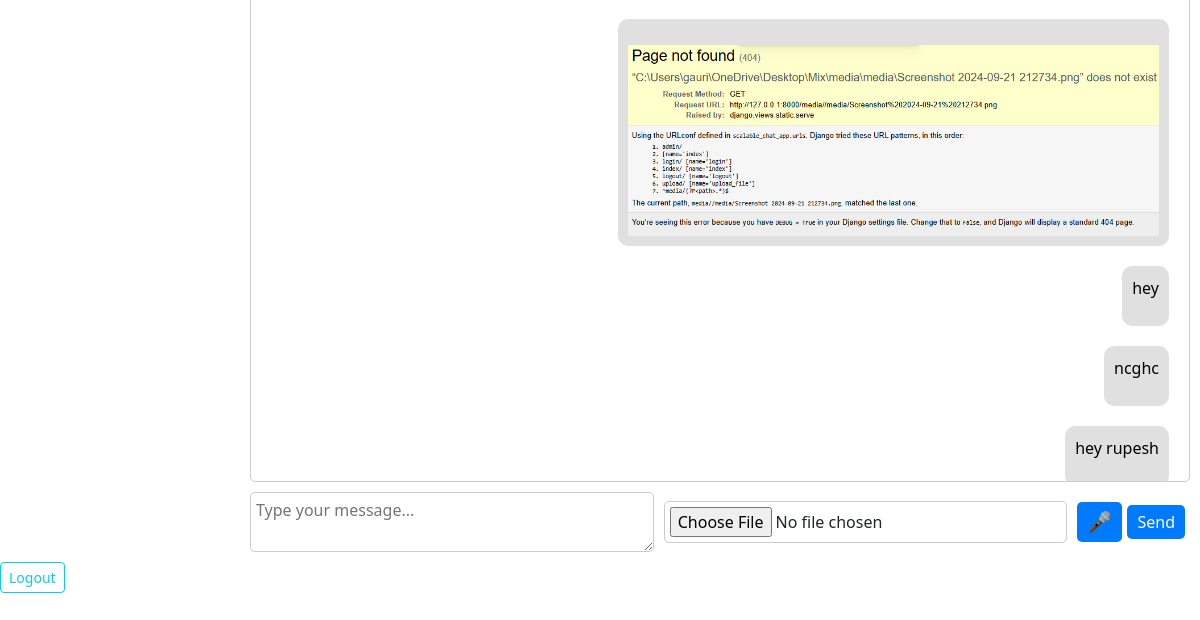
The page /?user=gauri (signed in, lower part) on the database as committed earlier.
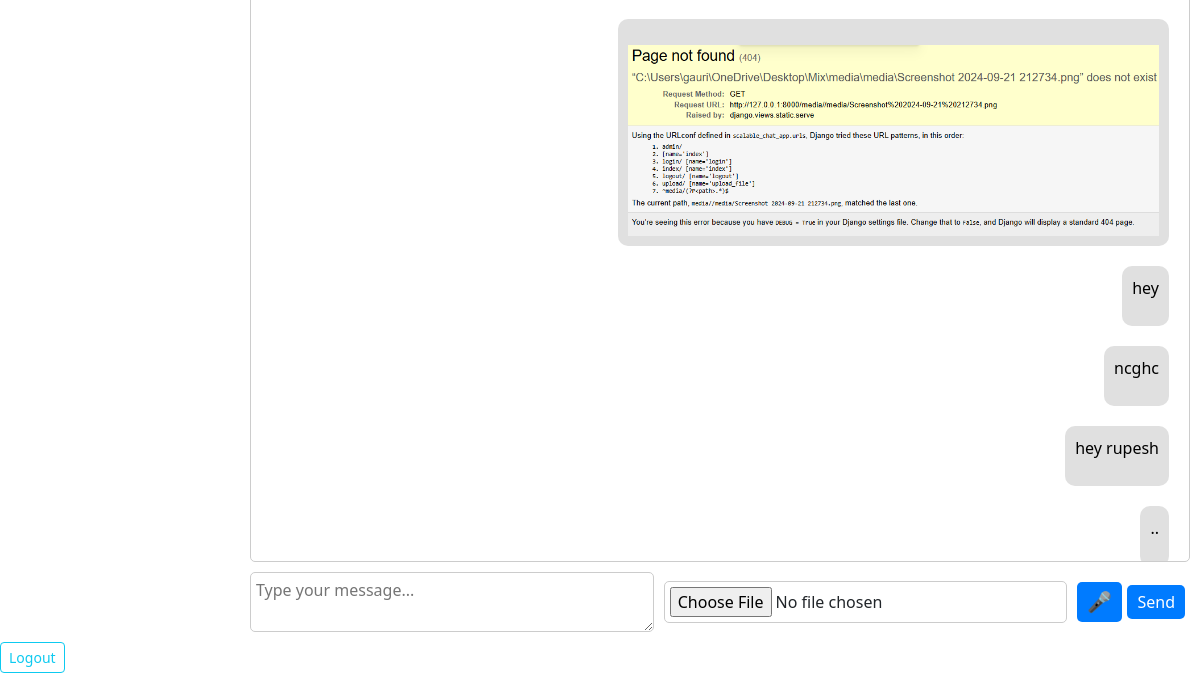
The same page on the database as committed later.
### app/models.py (models this page shows, shortened)
class Message(models.Model):
    chat = models.ForeignKey(to=Mychats, on_delete=models.CASCADE, related_name='messages')
    user = models.ForeignKey(to=User, on_delete=models.CASCADE, related_name='received_messages')
    sender = models.ForeignKey(to=User, on_delete=models.CASCADE, related_name='sent_messages', null=True)  # Allow null
    msg = models.TextField()
    attachment = models.FileField(upload_to='attachments/', null=True, blank=True)
    text = models.TextField(blank=True, null=True)
    audio_file = models.FileField(upload_to='audio/', blank=True, null=True)
    timestamp = models.DateTimeField(auto_now_add=True)

### app/views.py (the view)
# urls.py: path('',index,name='index'),
@login_required
def index(request):
    frnd_name = request.GET.get('user', None)
    mychats_data = None
    messages = None
    if frnd_name:
        frnd_ = User.objects.filter(username=frnd_name).first()
        if frnd_:
            mychats_data = Mychats.objects.filter(me=request.user, frnd=frnd_).first()
            if not mychats_data:
                mychats_data = Mychats.objects.filter(me=frnd_, frnd=request.user).first()
            if mychats_data:
                messages = Message.objects.filter(chat=mychats_data).order_by('timestamp')
    frnds = User.objects.exclude(pk=request.user.id)
    return render(request, 'index.html', {
        'my': mychats_data,
        'chats': messages,  # Pass the messages to the template
        'frnds': frnds
    })

### app/templates/index.html (shortened to what this page needs)
<!DOCTYPE html>
<html lang="en">
<head>
    <link href="https://cdn.jsdelivr.net/npm/bootstrap@5.3.2/dist/css/bootstrap.min.css" rel="stylesheet">
</head>
<body>
    <div class="main">
        <div class="d-flex align-items-start chat-container">
            <div class="chat-content">
                <div class="chat-messages">
                    {% if chats %}
                        {% for chat in chats %}
                            {% if chat.user == request.user %}
                                <div class="chat-card">
                                    <p>{{ chat.msg }}</p>
                                    {% if chat.attachment %}
                                    {% with chat.attachment.url|lower as attachment_url %}
                                        {% if attachment_url|slice:"-4:" == ".jpg" or attachment_url|slice:"-4:" == ".png" or attachment_url|slice:"-4:" == ".gif" %}
                                            <img src="{{ chat.attachment.url }}" alt="Image" style="max-width: 100%; height: auto;" />
                                        {% elif attachment_url|slice:"-4:" == ".pdf" %}
                                            <iframe src="{{ chat.attachment.url }}" width="100%" height="600px"></iframe>
                                        {% elif attachment_url|slice:"-4:" == ".txt" %}
                                            <iframe src="{{ chat.attachment.url }}" width="100%" height="300px"></iframe>
                                        {% else %}
                                            <a href="{{ chat.attachment.url }}" target="_blank">Download Attachment</a>
                                        {% endif %}
                                    {% endwith %}
                                    {% endif %}
                                </div>
                            {% endif %}
                        {% endfor %}
                    {% else %}
                        <p>No messages to display.</p>
                    {% endif %}
                </div>
                <div class="input-section">
                    <textarea class="message-input" placeholder="Type your message..." id="chat-input"></textarea>
                    <input type="file" class="attachment-input" />
                    <button class="mic-button" id="mic-button">🎤</button>
                    <button class="send-button" id="send-button">Send</button>
                </div>
            </div>
        </div>
    </div>
    <a href="{% url 'logout' %}" class="btn btn-outline-info btn-sm">Logout</a>
</body>
</html>

Rows that differ between the two databases and show on the page:
added Message: msg ".."
